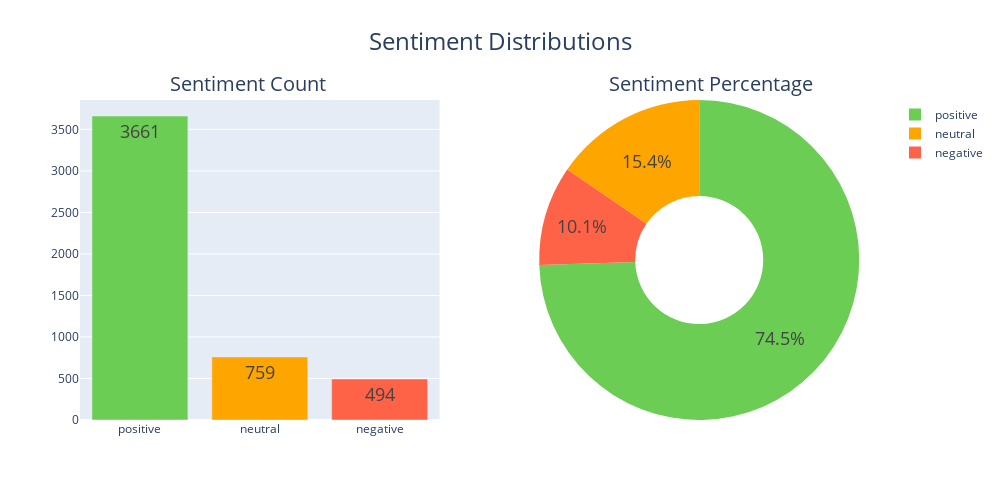

The notebook cell saved with this chart:
### Markdown cell above
## Overall Sentiment

### Code cell
# This script visualizes sentiment analysis results using two types of charts: a bar chart and a pie chart.
# The first chart is a grouped bar chart that displays sentiment counts for each category (positive, neutral, negative).
# The second chart is a pie chart showing the proportion of each sentiment category.
# Both charts use custom colors for consistency across visualizations.

# Colors are defined for each sentiment (positive, neutral, and negative) to visually distinguish the categories.
colors = {'positive': '#6BCD53', 'neutral': 'orange', 'negative': '#FF6347'}

# Sorting the colors according to the sentiment labels for consistent application in both charts.
sorted_colors = [colors[label] for label in sentiment_labels]

# Creating a layout with two subplots: one for the bar chart and one for the pie chart.
fig = make_subplots(rows=1, cols=2, specs=[[{'type':'bar'}, {'type':'domain'}]])

# Adding a bar chart to the first subplot, showing sentiment counts with the text labels inside each bar.
# The bars are colored according to the sentiment, and the text is positioned for clear visibility.
fig.add_trace(
    go.Bar(
        x=sentiment_labels, 
        y=sentiment_values, 
        marker_color=sorted_colors, 
        text=sentiment_values, 
        textposition='inside', 
        showlegend=False,
        hoverinfo='y',
        textfont=dict(size=18)
    ),
    row=1, col=1
)

# Adding a pie chart to the second subplot, representing the sentiment distribution as percentages.
# The pie chart has a hole in the center (donut chart), and the colors match those used in the bar chart.
fig.add_trace(
    go.Pie(
        labels=sentiment_labels, 
        values=sentiment_values, 
        hole=.4, 
        marker=dict(colors=sorted_colors), 
        hoverinfo='label+percent',
        textfont=dict(size=18)
    ),
    row=1, col=2
)

# The title is centered, and annotations describe the two charts for clarity.
fig.update_layout(
    title_text='Sentiment Distributions',
    title_x=0.5,  # Center the main title
    title_font=dict(size=24),  # Increase the font size of the title
    annotations=[
        dict(text='Sentiment Count', x=0.11, y=1.1, xref='paper', yref='paper', showarrow=False, font=dict(size=20)),
        dict(text='Sentiment Percentage', x=0.92, y=1.1, xref='paper', yref='paper', showarrow=False, font=dict(size=20))
    ],
    width=1000, 
    height=500   
)

fig.show()

### Figure 1 — Plotly figure (JSON) as saved in the notebook; plotly's stock layout.template omitted (floating-point values rounded to 4 significant figures)
{"data": [{"hoverinfo": "y", "marker": {"color": ["#6BCD53", "orange", "#FF6347"]}, "showlegend": false, "text": ["3661", "759", "494"], "textfont": {"size": 18}, "textposition": "inside", "type": "bar", "x": ["positive", "neutral", "negative"], "xaxis": "x", "y": [3661, 759, 494], "yaxis": "y"}, {"domain": {"x": [0.55, 1], "y": [0, 1]}, "hole": 0.4, "hoverinfo": "label+percent", "labels": ["positive", "neutral", "negative"], "marker": {"colors": ["#6BCD53", "orange", "#FF6347"]}, "textfont": {"size": 18}, "type": "pie", "values": [3661, 759, 494]}], "layout": {"annotations": [{"font": {"size": 20}, "showarrow": false, "text": "Sentiment Count", "x": 0.11, "xref": "paper", "y": 1.1, "yref": "paper"}, {"font": {"size": 20}, "showarrow": false, "text": "Sentiment Percentage", "x": 0.92, "xref": "paper", "y": 1.1, "yref": "paper"}], "height": 500, "title": {"font": {"size": 24}, "text": "Sentiment Distributions", "x": 0.5}, "width": 1000, "xaxis": {"anchor": "y", "domain": [0, 0.45]}, "yaxis": {"anchor": "x", "domain": [0, 1]}}}
